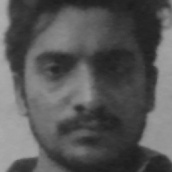
#> input picture dataset/Sheraz arisar/1.jpg, 172 x 172 px; its folder holds only this picture in this run
$ python train.py
#> lines starting #> are read from the running program, lines starting #| are printed output that depends on the picture
import cv2
import numpy as np
import os

def preprocess_face(face):
    """Apply preprocessing for better recognition"""
    face = cv2.resize(face, (200, 200))
    face = cv2.equalizeHist(face)
    face = cv2.GaussianBlur(face, (3, 3), 0)
    return face

def augment_face(face):
    """Create variations of face for better training"""
    augmented = [face]  # Original

    # Rotated ±5 degrees
    rows, cols = face.shape
    for angle in [-5, 5]:
        M = cv2.getRotationMatrix2D((cols/2, rows/2), angle, 1)
        rotated = cv2.warpAffine(face, M, (cols, cols))
        augmented.append(rotated)

    # Flipped
    augmented.append(cv2.flip(face, 1))

    # Brightness variations
    augmented.append(cv2.convertScaleAbs(face, alpha=1.2, beta=20))
    augmented.append(cv2.convertScaleAbs(face, alpha=0.8, beta=-20))

    return augmented

dataset_path = "dataset"
faces = []
labels = []
label_dict = {}

print("🔄 Starting training pipeline...")
label = 0

# Check if dataset exists
if not os.path.exists(dataset_path):
    print("❌ Dataset folder not found! Please run data_collection.py first.")
    exit()

for person in os.listdir(dataset_path):
    person_path = os.path.join(dataset_path, person)

    if not os.path.isdir(person_path):
        print(f"⏭️ Skipping {person} - not a directory")
        continue

    label_dict[label] = person
    print(f"\n👤 Processing person: {person}")

    person_faces = 0
    for img_name in os.listdir(person_path):
        img_path = os.path.join(person_path, img_name)

        if not img_name.lower().endswith(('.jpg', '.jpeg', '.png')):
            continue

        img = cv2.imread(img_path, cv2.IMREAD_GRAYSCALE)
#> img is the input picture: shape (172, 172); min 29, max 176, mean 87.1

        if img is not None:
            # Preprocess face
            processed_face = preprocess_face(img)
#> in preprocess_face, `face = cv2.equalizeHist(face)`:
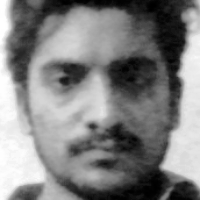
#> face: shape (200, 200); min 0, max 255, mean 128.6

            # Augment and add to training set
            augmented_faces = augment_face(processed_face)
#> the loop in augment_face, `for angle in [-5, 5]:` made 2 passes
#> pass 1, in augment_face, `rotated = cv2.warpAffine(face, M, (cols, cols))`:
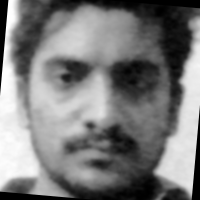
#> rotated: shape (200, 200); min 0, max 255, mean 122.9
#> pass 2, in augment_face, `rotated = cv2.warpAffine(face, M, (cols, cols))`:
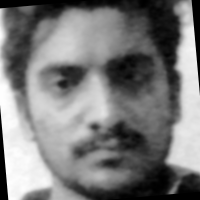
#> rotated: shape (200, 200); min 0, max 254, mean 122.5
#> after the loop in augment_face, `for angle in [-5, 5]:`: augmented = 3 items
#> augmented_faces = 6 items
            for aug_face in augmented_faces:
                faces.append(aug_face)
                labels.append(label)
                person_faces += 1
#> this loop made 6 passes
#> after the loop, faces = 6 items; labels = [0, 0, 0, 0, 0, 0]; person_faces = 6
        else:
            print(f"  ⚠️ Failed to load: {img_name}")

    print(f"  ✅ Added {person_faces} training samples for {person}")
#|   ✅ Added 6 training samples for Sheraz arisar
    label += 1
#> pass 2 of the loop `for person in os.listdir(dataset_path):`:
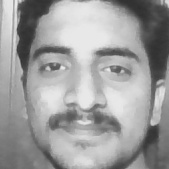
#> input picture dataset/arisar/1.jpg, 169 x 169 px
#> img is the input picture: shape (169, 169); min 46, max 235, mean 157.3
#> in preprocess_face (call 2), `face = cv2.equalizeHist(face)`:
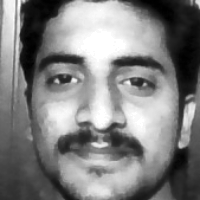
#> face: shape (200, 200); min 0, max 255, mean 128.3
#> the loop in augment_face (call 2), `for angle in [-5, 5]:` made 2 passes
#> pass 2, in augment_face (call 2), `rotated = cv2.warpAffine(face, M, (cols, cols))`:
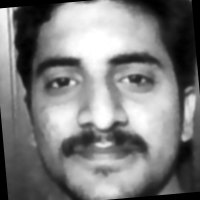
#> rotated: shape (200, 200); min 0, max 255, mean 124.9
#> the loop `for aug_face in augmented_faces:` made 6 passes
#> after the loop `for aug_face in augmented_faces:`: faces = 12 items; labels = [0, 0, 0, 0, 0, 0, 1, 1, 1, 1, 1, 1]; person_faces = 6
#|   ✅ Added 6 training samples for arisar

if len(faces) == 0:
    print("❌ No faces found in dataset!")
    exit()

faces = np.array(faces)
labels = np.array(labels)

print(f"\n📊 Training with {len(faces)} total samples for {label} people")
#| 📊 Training with 12 total samples for 2 people

# Train model
model = cv2.face.LBPHFaceRecognizer_create(
    radius=2,           # LBP radius
    neighbors=8,        # Number of neighbors
    grid_x=8,           # Grid cells in X direction
    grid_y=8,           # Grid cells in Y direction
    threshold=100.0     # Default confidence threshold
)

model.train(faces, labels)
model.save("face_model.xml")

print(f"\n✅ Model trained successfully!")
print(f"📸 Total training samples: {len(faces)}")
#| 📸 Total training samples: 12
print(f"👥 People in database: {label}")
print("📋 Label mapping:")
for idx, name in label_dict.items():
    print(f"   {idx}: {name}")
